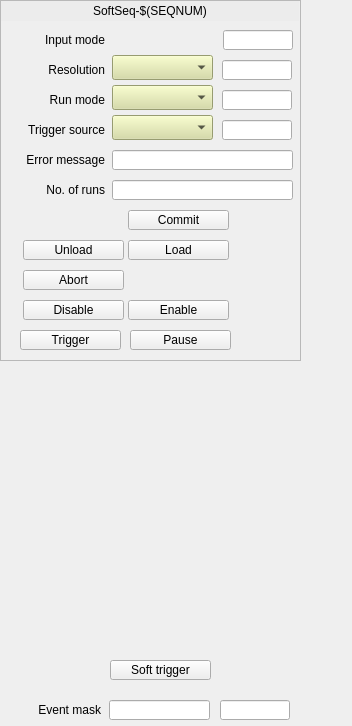
<?xml version="1.0" encoding="UTF-8"?>
<ui version="4.0">
 <class>Form</class>
 <widget class="QWidget" name="Form">
  <property name="geometry">
   <rect>
    <x>0</x>
    <y>0</y>
    <width>352</width>
    <height>726</height>
   </rect>
  </property>
  <property name="windowTitle">
   <string>Form</string>
  </property>
  <widget class="QFrame" name="frame">
   <property name="geometry">
    <rect>
     <x>0</x>
     <y>0</y>
     <width>301</width>
     <height>361</height>
    </rect>
   </property>
   <property name="frameShape">
    <enum>QFrame::StyledPanel</enum>
   </property>
   <property name="frameShadow">
    <enum>QFrame::Raised</enum>
   </property>
   <widget class="QLabel" name="label_8">
    <property name="geometry">
     <rect>
      <x>4</x>
      <y>180</y>
      <width>101</width>
      <height>20</height>
     </rect>
    </property>
    <property name="text">
     <string>No. of runs</string>
    </property>
    <property name="alignment">
     <set>Qt::AlignRight|Qt::AlignTrailing|Qt::AlignVCenter</set>
    </property>
   </widget>
   <widget class="caMessageButton" name="camessagebutton_4">
    <property name="geometry">
     <rect>
      <x>128</x>
      <y>300</y>
      <width>101</width>
      <height>20</height>
     </rect>
    </property>
    <property name="text">
     <string>Enable</string>
    </property>
    <property name="channel" stdset="0">
     <string notr="true">$(SYS)-$(DEVICE):SoftSeq-$(SEQNUM)-Enable-Cmd</string>
    </property>
    <property name="releaseMessage">
     <string notr="true">1</string>
    </property>
   </widget>
   <widget class="caMessageButton" name="camessagebutton">
    <property name="geometry">
     <rect>
      <x>128</x>
      <y>210</y>
      <width>101</width>
      <height>20</height>
     </rect>
    </property>
    <property name="text">
     <string>Commit</string>
    </property>
    <property name="channel" stdset="0">
     <string notr="true">$(SYS)-$(DEVICE):SoftSeq-$(SEQNUM)-Commit-Cmd</string>
    </property>
    <property name="releaseMessage">
     <string notr="true">1</string>
    </property>
   </widget>
   <widget class="caLed" name="caled_5">
    <property name="geometry">
     <rect>
      <x>238</x>
      <y>300</y>
      <width>20</width>
      <height>20</height>
     </rect>
    </property>
    <property name="toolTip">
     <string>Master enable for the EVR. If not set then very little will happen.</string>
    </property>
    <property name="rectangular">
     <bool>false</bool>
    </property>
    <property name="channel" stdset="0">
     <string notr="true">$(SYS)-$(DEVICE):SoftSeq-$(SEQNUM)-Enable-RB</string>
    </property>
    <property name="falseColor">
     <color>
      <red>218</red>
      <green>218</green>
      <blue>218</blue>
     </color>
    </property>
    <property name="trueColor">
     <color>
      <red>0</red>
      <green>205</green>
      <blue>0</blue>
     </color>
    </property>
    <property name="undefinedColor">
     <color>
      <red>255</red>
      <green>255</green>
      <blue>255</blue>
     </color>
    </property>
   </widget>
   <widget class="caLed" name="caled_2">
    <property name="geometry">
     <rect>
      <x>238</x>
      <y>210</y>
      <width>20</width>
      <height>20</height>
     </rect>
    </property>
    <property name="toolTip">
     <string>Master enable for the EVR. If not set then very little will happen.</string>
    </property>
    <property name="rectangular">
     <bool>false</bool>
    </property>
    <property name="channel" stdset="0">
     <string notr="true">$(SYS)-$(DEVICE):SoftSeq-$(SEQNUM)-Commit-RB</string>
    </property>
    <property name="falseColor">
     <color>
      <red>218</red>
      <green>218</green>
      <blue>218</blue>
     </color>
    </property>
    <property name="trueColor">
     <color>
      <red>0</red>
      <green>205</green>
      <blue>0</blue>
     </color>
    </property>
    <property name="undefinedColor">
     <color>
      <red>255</red>
      <green>255</green>
      <blue>255</blue>
     </color>
    </property>
   </widget>
   <widget class="caLineEdit" name="calineedit_14">
    <property name="geometry">
     <rect>
      <x>222</x>
      <y>120</y>
      <width>70</width>
      <height>20</height>
     </rect>
    </property>
    <property name="alignment">
     <set>Qt::AlignLeading|Qt::AlignLeft|Qt::AlignVCenter</set>
    </property>
    <property name="channel" stdset="0">
     <string notr="true">$(SYS)-$(DEVICE):SoftSeq-$(SEQNUM)-TrigSrc-RB</string>
    </property>
   </widget>
   <widget class="caLed" name="caled_3">
    <property name="geometry">
     <rect>
      <x>238</x>
      <y>240</y>
      <width>20</width>
      <height>20</height>
     </rect>
    </property>
    <property name="toolTip">
     <string>Master enable for the EVR. If not set then very little will happen.</string>
    </property>
    <property name="rectangular">
     <bool>false</bool>
    </property>
    <property name="channel" stdset="0">
     <string notr="true">$(SYS)-$(DEVICE):SoftSeq-$(SEQNUM)-Load-RB</string>
    </property>
    <property name="falseColor">
     <color>
      <red>218</red>
      <green>218</green>
      <blue>218</blue>
     </color>
    </property>
    <property name="trueColor">
     <color>
      <red>0</red>
      <green>205</green>
      <blue>0</blue>
     </color>
    </property>
    <property name="undefinedColor">
     <color>
      <red>255</red>
      <green>255</green>
      <blue>255</blue>
     </color>
    </property>
   </widget>
   <widget class="caMessageButton" name="camessagebutton_2">
    <property name="geometry">
     <rect>
      <x>128</x>
      <y>240</y>
      <width>101</width>
      <height>20</height>
     </rect>
    </property>
    <property name="text">
     <string>Load</string>
    </property>
    <property name="channel" stdset="0">
     <string notr="true">$(SYS)-$(DEVICE):SoftSeq-$(SEQNUM)-Load-Cmd</string>
    </property>
    <property name="releaseMessage">
     <string notr="true">1</string>
    </property>
   </widget>
   <widget class="caMessageButton" name="camessagebutton_6">
    <property name="geometry">
     <rect>
      <x>23</x>
      <y>270</y>
      <width>101</width>
      <height>20</height>
     </rect>
    </property>
    <property name="text">
     <string>Abort</string>
    </property>
    <property name="channel" stdset="0">
     <string notr="true">$(SYS)-$(DEVICE):SoftSeq-$(SEQNUM)-Abort-Cmd</string>
    </property>
    <property name="releaseMessage">
     <string notr="true">1</string>
    </property>
   </widget>
   <widget class="caLineEdit" name="calineedit_12">
    <property name="geometry">
     <rect>
      <x>222</x>
      <y>60</y>
      <width>70</width>
      <height>20</height>
     </rect>
    </property>
    <property name="alignment">
     <set>Qt::AlignLeading|Qt::AlignLeft|Qt::AlignVCenter</set>
    </property>
    <property name="channel" stdset="0">
     <string notr="true">$(SYS)-$(DEVICE):SoftSeq-$(SEQNUM)-TsResolution-RB</string>
    </property>
   </widget>
   <widget class="caMenu" name="camenu_3">
    <property name="geometry">
     <rect>
      <x>112</x>
      <y>115</y>
      <width>101</width>
      <height>25</height>
     </rect>
    </property>
    <property name="styleSheet">
     <string notr="true">background-color: rgb(212, 219, 157);</string>
    </property>
    <property name="channel" stdset="0">
     <string notr="true">$(SYS)-$(DEVICE):SoftSeq-$(SEQNUM)-TrigSrc-Sel</string>
    </property>
   </widget>
   <widget class="QLabel" name="label_4">
    <property name="geometry">
     <rect>
      <x>4</x>
      <y>60</y>
      <width>101</width>
      <height>20</height>
     </rect>
    </property>
    <property name="text">
     <string>Resolution</string>
    </property>
    <property name="alignment">
     <set>Qt::AlignRight|Qt::AlignTrailing|Qt::AlignVCenter</set>
    </property>
   </widget>
   <widget class="caMenu" name="camenu_2">
    <property name="geometry">
     <rect>
      <x>112</x>
      <y>85</y>
      <width>101</width>
      <height>25</height>
     </rect>
    </property>
    <property name="styleSheet">
     <string notr="true">background-color: rgb(212, 219, 157);</string>
    </property>
    <property name="channel" stdset="0">
     <string notr="true">$(SYS)-$(DEVICE):SoftSeq-$(SEQNUM)-RunMode-Sel</string>
    </property>
   </widget>
   <widget class="caMenu" name="camenu">
    <property name="geometry">
     <rect>
      <x>112</x>
      <y>55</y>
      <width>101</width>
      <height>25</height>
     </rect>
    </property>
    <property name="styleSheet">
     <string notr="true">background-color: rgb(212, 219, 157);</string>
    </property>
    <property name="channel" stdset="0">
     <string notr="true">$(SYS)-$(DEVICE):SoftSeq-$(SEQNUM)-TsResolution-Sel</string>
    </property>
   </widget>
   <widget class="caMessageButton" name="camessagebutton_5">
    <property name="geometry">
     <rect>
      <x>23</x>
      <y>300</y>
      <width>101</width>
      <height>20</height>
     </rect>
    </property>
    <property name="text">
     <string>Disable</string>
    </property>
    <property name="channel" stdset="0">
     <string notr="true">$(SYS)-$(DEVICE):SoftSeq-$(SEQNUM)-Disable-Cmd</string>
    </property>
    <property name="releaseMessage">
     <string notr="true">1</string>
    </property>
   </widget>
   <widget class="caLineEdit" name="calineedit_13">
    <property name="geometry">
     <rect>
      <x>222</x>
      <y>90</y>
      <width>70</width>
      <height>20</height>
     </rect>
    </property>
    <property name="alignment">
     <set>Qt::AlignLeading|Qt::AlignLeft|Qt::AlignVCenter</set>
    </property>
    <property name="channel" stdset="0">
     <string notr="true">$(SYS)-$(DEVICE):SoftSeq-$(SEQNUM)-RunMode-RB</string>
    </property>
   </widget>
   <widget class="caMessageButton" name="camessagebutton_3">
    <property name="geometry">
     <rect>
      <x>23</x>
      <y>240</y>
      <width>101</width>
      <height>20</height>
     </rect>
    </property>
    <property name="text">
     <string>Unload</string>
    </property>
    <property name="channel" stdset="0">
     <string notr="true">$(SYS)-$(DEVICE):SoftSeq-$(SEQNUM)-Unload-Cmd</string>
    </property>
    <property name="releaseMessage">
     <string notr="true">1</string>
    </property>
   </widget>
   <widget class="QLabel" name="label_5">
    <property name="geometry">
     <rect>
      <x>4</x>
      <y>90</y>
      <width>101</width>
      <height>20</height>
     </rect>
    </property>
    <property name="text">
     <string>Run mode</string>
    </property>
    <property name="alignment">
     <set>Qt::AlignRight|Qt::AlignTrailing|Qt::AlignVCenter</set>
    </property>
   </widget>
   <widget class="QLabel" name="label_7">
    <property name="geometry">
     <rect>
      <x>4</x>
      <y>150</y>
      <width>101</width>
      <height>20</height>
     </rect>
    </property>
    <property name="text">
     <string>Error message</string>
    </property>
    <property name="alignment">
     <set>Qt::AlignRight|Qt::AlignTrailing|Qt::AlignVCenter</set>
    </property>
   </widget>
   <widget class="QLabel" name="label_6">
    <property name="geometry">
     <rect>
      <x>4</x>
      <y>120</y>
      <width>101</width>
      <height>20</height>
     </rect>
    </property>
    <property name="text">
     <string>Trigger source</string>
    </property>
    <property name="alignment">
     <set>Qt::AlignRight|Qt::AlignTrailing|Qt::AlignVCenter</set>
    </property>
   </widget>
   <widget class="caChoice" name="cachoice">
    <property name="geometry">
     <rect>
      <x>112</x>
      <y>30</y>
      <width>101</width>
      <height>20</height>
     </rect>
    </property>
    <property name="toolTip">
     <string>Reverses the output polarity. When set, changes the output from normally low to normally high.</string>
    </property>
    <property name="channel" stdset="0">
     <string notr="true">$(SYS)-$(DEVICE):SoftSeq-$(SEQNUM)-TsInpMode-Sel</string>
    </property>
    <property name="foreground">
     <color>
      <red>0</red>
      <green>0</green>
      <blue>0</blue>
     </color>
    </property>
    <property name="background">
     <color>
      <red>212</red>
      <green>219</green>
      <blue>157</blue>
     </color>
    </property>
    <property name="bordercolor">
     <color>
      <red>0</red>
      <green>0</green>
      <blue>0</blue>
     </color>
    </property>
    <property name="colorMode">
     <enum>caChoice::Static</enum>
    </property>
    <property name="stackingMode" stdset="0">
     <enum>caChoice::Column</enum>
    </property>
    <property name="endBit">
     <number>1</number>
    </property>
   </widget>
   <widget class="caLineEdit" name="calineedit_15">
    <property name="geometry">
     <rect>
      <x>112</x>
      <y>150</y>
      <width>181</width>
      <height>20</height>
     </rect>
    </property>
    <property name="layoutDirection">
     <enum>Qt::LeftToRight</enum>
    </property>
    <property name="alignment">
     <set>Qt::AlignLeading|Qt::AlignLeft|Qt::AlignVCenter</set>
    </property>
    <property name="channel" stdset="0">
     <string notr="true">$(SYS)-$(DEVICE):SoftSeq-$(SEQNUM)-Error-RB</string>
    </property>
   </widget>
   <widget class="caLineEdit" name="calineedit_11">
    <property name="geometry">
     <rect>
      <x>223</x>
      <y>30</y>
      <width>70</width>
      <height>20</height>
     </rect>
    </property>
    <property name="alignment">
     <set>Qt::AlignLeading|Qt::AlignLeft|Qt::AlignVCenter</set>
    </property>
    <property name="channel" stdset="0">
     <string notr="true">$(SYS)-$(DEVICE):SoftSeq-$(SEQNUM)-TsInpMode-RB</string>
    </property>
   </widget>
   <widget class="caLineEdit" name="calineedit_16">
    <property name="geometry">
     <rect>
      <x>112</x>
      <y>180</y>
      <width>181</width>
      <height>20</height>
     </rect>
    </property>
    <property name="layoutDirection">
     <enum>Qt::LeftToRight</enum>
    </property>
    <property name="alignment">
     <set>Qt::AlignLeading|Qt::AlignLeft|Qt::AlignVCenter</set>
    </property>
    <property name="channel" stdset="0">
     <string notr="true">$(SYS)-$(DEVICE):SoftSeq-$(SEQNUM)-NumOfRuns-I</string>
    </property>
   </widget>
   <widget class="QLabel" name="label_3">
    <property name="geometry">
     <rect>
      <x>4</x>
      <y>30</y>
      <width>101</width>
      <height>20</height>
     </rect>
    </property>
    <property name="text">
     <string>Input mode</string>
    </property>
    <property name="alignment">
     <set>Qt::AlignRight|Qt::AlignTrailing|Qt::AlignVCenter</set>
    </property>
   </widget>
   <widget class="caLabel" name="calabel_2">
    <property name="geometry">
     <rect>
      <x>1</x>
      <y>1</y>
      <width>298</width>
      <height>20</height>
     </rect>
    </property>
    <property name="styleSheet">
     <string notr="true">background-color: rgb(236, 236, 236, 255);</string>
    </property>
    <property name="text">
     <string>SoftSeq-$(SEQNUM)</string>
    </property>
    <property name="alignment">
     <set>Qt::AlignCenter</set>
    </property>
   </widget>
   <widget class="caMessageButton" name="camessagebutton_8">
    <property name="geometry">
     <rect>
      <x>20</x>
      <y>330</y>
      <width>101</width>
      <height>20</height>
     </rect>
    </property>
    <property name="text">
     <string>Trigger</string>
    </property>
    <property name="channel" stdset="0">
     <string notr="true">$(SYS)-$(DEVICE):SoftSeq-$(SEQNUM)-SoftTrig-Cmd</string>
    </property>
    <property name="releaseMessage">
     <string notr="true">1</string>
    </property>
   </widget>
   <widget class="caMessageButton" name="camessagebutton_9">
    <property name="geometry">
     <rect>
      <x>130</x>
      <y>330</y>
      <width>101</width>
      <height>20</height>
     </rect>
    </property>
    <property name="text">
     <string>Pause</string>
    </property>
    <property name="channel" stdset="0">
     <string notr="true">$(SYS)-$(DEVICE):SoftSeq-$(SEQNUM)-Pause-Cmd</string>
    </property>
    <property name="releaseMessage">
     <string notr="true">1</string>
    </property>
   </widget>
  </widget>
  <widget class="caLineEdit" name="calineedit_10">
   <property name="geometry">
    <rect>
     <x>220</x>
     <y>700</y>
     <width>70</width>
     <height>20</height>
    </rect>
   </property>
   <property name="alignment">
    <set>Qt::AlignCenter</set>
   </property>
   <property name="channel" stdset="0">
    <string notr="true">$(SYS)-$(DEVICE):SoftSeq-$(SEQNUM)-EvtMask-RB</string>
   </property>
   <property name="colorMode">
    <enum>caLineEdit::Alarm_Default</enum>
   </property>
   <property name="formatType">
    <enum>caLineEdit::hexadecimal</enum>
   </property>
  </widget>
  <widget class="caTextEntry" name="catextentry_3">
   <property name="geometry">
    <rect>
     <x>109</x>
     <y>700</y>
     <width>101</width>
     <height>20</height>
    </rect>
   </property>
   <property name="channel" stdset="0">
    <string notr="true">$(SYS)-$(DEVICE):SoftSeq-$(SEQNUM)-EvtMask-SP</string>
   </property>
   <property name="background">
    <color>
     <red>212</red>
     <green>219</green>
     <blue>157</blue>
    </color>
   </property>
   <property name="colorMode">
    <enum>caLineEdit::Static</enum>
   </property>
   <property name="formatType">
    <enum>caLineEdit::hexadecimal</enum>
   </property>
  </widget>
  <widget class="QLabel" name="label_9">
   <property name="geometry">
    <rect>
     <x>10</x>
     <y>700</y>
     <width>91</width>
     <height>20</height>
    </rect>
   </property>
   <property name="text">
    <string>Event mask</string>
   </property>
   <property name="alignment">
    <set>Qt::AlignRight|Qt::AlignTrailing|Qt::AlignVCenter</set>
   </property>
  </widget>
  <widget class="caMessageButton" name="camessagebutton_7">
   <property name="geometry">
    <rect>
     <x>110</x>
     <y>660</y>
     <width>101</width>
     <height>20</height>
    </rect>
   </property>
   <property name="text">
    <string>Soft trigger</string>
   </property>
   <property name="channel" stdset="0">
    <string notr="true">$(SYS)-$(DEVICE):SoftSeq-$(SEQNUM)-SoftTrig-Cmd</string>
   </property>
   <property name="releaseMessage">
    <string notr="true">1</string>
   </property>
  </widget>
 </widget>
 <customwidgets>
  <customwidget>
   <class>caMenu</class>
   <extends>QComboBox</extends>
   <header>caMenu</header>
  </customwidget>
  <customwidget>
   <class>caChoice</class>
   <extends>QWidget</extends>
   <header>caChoice</header>
  </customwidget>
  <customwidget>
   <class>caTextEntry</class>
   <extends>caLineEdit</extends>
   <header>caTextEntry</header>
  </customwidget>
  <customwidget>
   <class>caMessageButton</class>
   <extends>QPushButton</extends>
   <header>caMessageButton</header>
  </customwidget>
  <customwidget>
   <class>caLabel</class>
   <extends>QLabel</extends>
   <header>caLabel</header>
  </customwidget>
  <customwidget>
   <class>caLed</class>
   <extends>QWidget</extends>
   <header>caLed</header>
  </customwidget>
  <customwidget>
   <class>caLineEdit</class>
   <extends>QLineEdit</extends>
   <header>caLineEdit</header>
  </customwidget>
 </customwidgets>
 <resources/>
 <connections/>
</ui>
